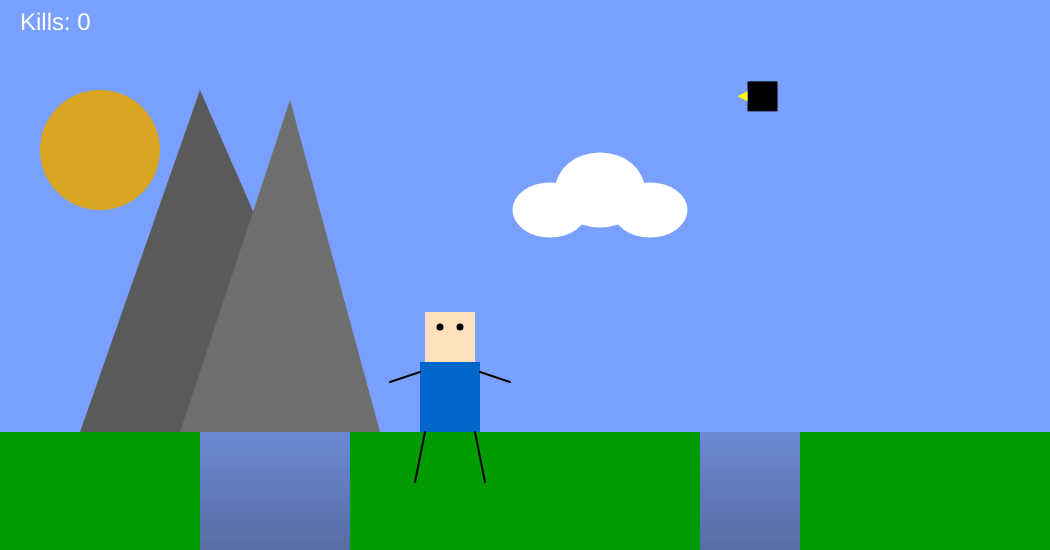
Frame 1 (no input)
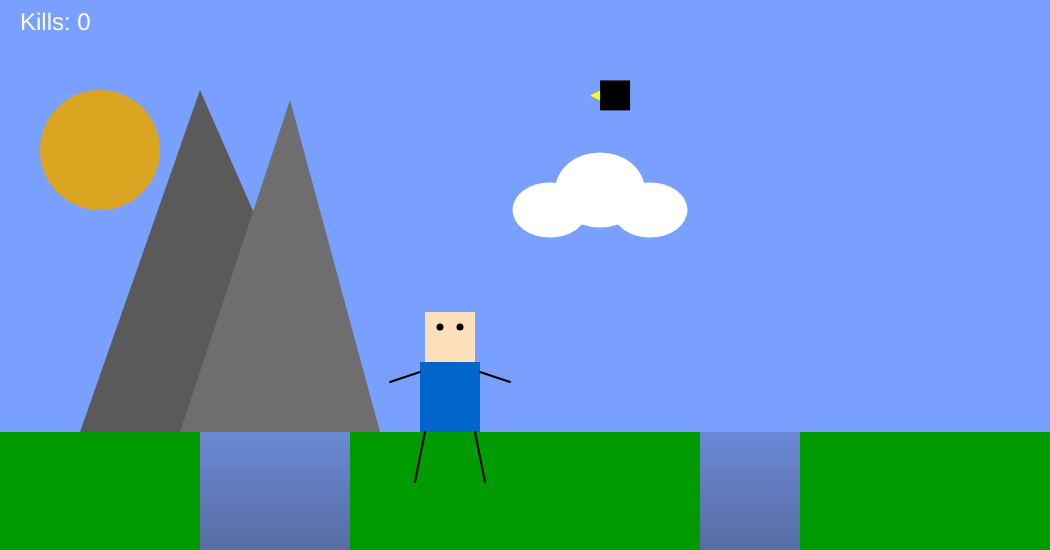
Frame 60 (no input)
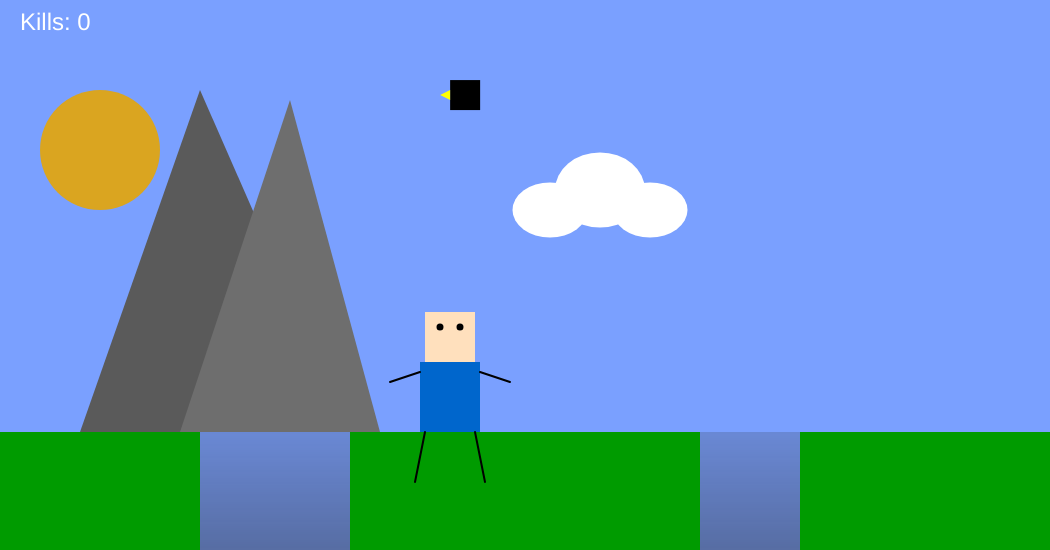
Frame 120 (the mouse pressed at the canvas centre since frame 60)

The p5.js sketch that drew these frames (run headless with seeded random() and noise() and a simulated clock; from frame 60 on, the mouse is pressed at the canvas centre):

// p5.js sketch
// ── sketch.js
let xPos = 420;
let yPos = 432 - 70;
let isMovingRight = false;
let isMovingLeft = false;
let isJumping = false;
let isFalling = false;
let jumpSpeed = 0;
let gravity = 0.8;
let moveSpeed = 7;
let jumpPower = 20;
let facingRight = true;
let bird;
let canyons = [];
let character;
let enemies = [];
let enemySpawnRate = 100;
let isDead = false;
let killedEnemies = 0;
let kickDuration = 15;

class Character {
    constructor(x, y) {
        this.x = x;
        this.y = y;
        this.width = 60;
        this.height = 70;
        this.startX = x;
        this.startY = y;
        this.fallSpeed = 0;
        this.walkCycle = 0;
        this.kickLength = 70;
        this.kickSide = null;
        this.kickTimer = 0;
    }

    update() {
        if (isFalling) {
            this.fallSpeed += 0.5;
            this.y += this.fallSpeed;
            if (this.y > height + 100) this.resetPosition();
        }
        
        if (this.kickSide) {
            this.kickTimer--;
            if (this.kickTimer <= 0) this.kickSide = null;
        }
    }

    move() {
        if (isFalling || isDead) return;
        
        if (isMovingRight) {
            this.x += moveSpeed;
            facingRight = true;
            this.walkCycle += 0.2;
        }
        if (isMovingLeft) {
            this.x -= moveSpeed;
            facingRight = false;
            this.walkCycle += 0.2;
        }
        this.x = constrain(this.x, 0, width - this.width);
        if (this.walkCycle >= TWO_PI) this.walkCycle = 0;
    }

    jump() {
        if (isFalling || isDead) return;
        if (isJumping) {
            this.y -= jumpSpeed;
            jumpSpeed -= gravity;
            if (this.y + this.height >= 432) this.land();
        }
    }

    land() {
        this.y = 432 - this.height;
        isJumping = false;
        jumpSpeed = 0;
    }

    resetPosition() {
        this.x = this.startX;
        this.y = this.startY;
        isFalling = false;
        this.fallSpeed = 0;
        isJumping = false;
        jumpSpeed = 0;
    }

    kick(side) {
        if (!this.kickSide && !isDead) {
            this.kickSide = side;
            this.kickTimer = kickDuration;
        }
    }

    display() {
        if (isDead) return;
        
        push();
        translate(this.x + this.width/2, this.y + this.height/2);
        if (!facingRight) scale(-1, 1);
        
        fill(isFalling ? color(0, 102, 204, 150) : color(0, 102, 204));
        rect(-this.width/2, -this.height/2, this.width, this.height);
        
        fill(isFalling ? color(255, 224, 189, 150) : color(255, 224, 189));
        rect(-this.width/2 + 5, -this.height/2 - 50, this.width - 10, 50);
        
        this.displayLegs();
        this.displayArms();
        
        fill(0, isFalling ? 150 : 255);
        const eyeY = -this.height/2 - 35;
        if (facingRight) {
            ellipse(-this.width/2 + 20, eyeY, 5, 5);
            ellipse(-this.width/2 + 40, eyeY, 5, 5);
        } else {
            ellipse(this.width/2 - 20, eyeY, 5, 5);
            ellipse(this.width/2 - 40, eyeY, 5, 5);
        }
        pop();
    }

    displayLegs() {
        stroke(0);
        strokeWeight(2);
        const swing = sin(this.walkCycle) * 15;
        
        if (this.kickSide) {
            if (this.kickSide === 'right') {
                line(25, 35, 25 + this.kickLength, 35 + 30);
                line(-25, 35, -35 - swing, 35 + 50);
            } else {
                line(-25, 35, -25 - this.kickLength, 35 + 30);
                line(25, 35, 35 + swing, 35 + 50);
            }
        } else if (isJumping) {
            line(-25, 35, -35, 35 + 25);
            line(25, 35, 35, 35 + 25);
        } else {
            line(-25, 35, -35 - swing, 35 + 50);
            line(25, 35, 35 + swing, 35 + 50);
        }
    }

    displayArms() {
        stroke(0);
        strokeWeight(2);
        const swing = cos(this.walkCycle) * 10;
        line(-30, -25, -50 - swing, -15);
        line(30, -25, 50 + swing, -15);
    }

    checkKickCollision(enemy) {
        if (!this.kickSide) return false;
        
        // Исправленный тернарный оператор
        const kickX = this.kickSide === 'left' 
            ? this.x - this.kickLength 
            : this.x + this.width;
        
        const kickRect = {
            x: kickX,
            y: this.y + this.height/2,
            width: this.kickLength,
            height: 30
        };
        
        return this.rectRectCollision(kickRect, {
            x: enemy.x - enemy.size/2,
            y: enemy.y - enemy.size/2,
            width: enemy.size,
            height: enemy.size
        });
    }

    rectRectCollision(rect1, rect2) {
        return rect1.x < rect2.x + rect2.width &&
               rect1.x + rect1.width > rect2.x &&
               rect1.y < rect2.y + rect2.height &&
               rect1.y + rect1.height > rect2.y;
    }
}

class Canyon {
    constructor(x, width) {
        this.x = x;
        this.width = width;
        this.depth = 300;
    }

    display() {
        for (let i = 0; i < this.depth; i++) {
            fill(40, 40, 40, map(i, 0, this.depth, 50, 200));
            rect(this.x, 432 + i, this.width, 1);
        }
    }

    checkCollision(character) {
        const isOverEdge = character.x + character.width > this.x &&
                         character.x < this.x + this.width &&
                         character.y + character.height <= 432;
        if (isOverEdge && !isJumping && !isFalling) {
            isFalling = true;
            isMovingLeft = false;
            isMovingRight = false;
        }
    }
}

class Bird {
    constructor(x, y) {
        this.x = x;
        this.y = y;
        this.speed = random(1, 3);
        this.direction = random([-1, 1]);
        this.isFalling = false;
    }

    move() {
        if (!this.isFalling) {
            this.x += this.speed * this.direction;
            if (this.x < 0 || this.x > width) this.direction *= -1;
            this.y += random(-0.5, 0.5);
            this.y = constrain(this.y, 50, height - 100);
        } else {
            this.y += 5;
        }
    }

    display() {
        fill(0);
        rect(this.x, this.y, 30, 30);
        fill(255, 255, 0);
        if (this.direction > 0) {
            triangle(this.x + 30, this.y + 10, this.x + 30, this.y + 20, this.x + 40, this.y + 15);
        } else {
            triangle(this.x, this.y + 10, this.x, this.y + 20, this.x - 10, this.y + 15);
        }
    }
}

class Enemy {
    constructor(x, y, direction) {
        this.x = x;
        this.y = y;
        this.size = 40;
        this.speed = 3;
        this.direction = direction;
        this.angle = 0;
        this.alive = true;
    }

    update() {
        if (!this.alive) return;
        this.x += this.speed * this.direction;
        this.angle += this.direction * 0.1;
    }

    display() {
        if (!this.alive) return;
        push();
        translate(this.x, this.y);
        rotate(this.angle);
        
        fill(0);
        ellipse(0, 0, this.size);
        
        fill(255);
        const eyeOffset = this.size * 0.2;
        ellipse(-this.size/4, -eyeOffset, 8, 8);
        ellipse(this.size/4, -eyeOffset, 8, 8);
        
        fill(255, 0, 0);
        ellipse(-this.size/4 + cos(this.angle)*2, -eyeOffset + sin(this.angle)*2, 4, 4);
        ellipse(this.size/4 + cos(this.angle)*2, -eyeOffset + sin(this.angle)*2, 4, 4);
        
        pop();
    }

    checkCollision(character) {
        if (!this.alive) return false;
        const dx = character.x + character.width/2 - this.x;
        const dy = character.y + character.height/2 - this.y;
        return sqrt(dx*dx + dy*dy) < (this.size/2 + character.width/2);
    }
}

function setup() {
    createCanvas(1050, 550);
    character = new Character(xPos, yPos);
    bird = new Bird(random(width), random(50, 200));
    canyons.push(new Canyon(200, 150));
    canyons.push(new Canyon(700, 100));
}

function draw() {
    background(122, 160, 260);
    fill(255);
    textSize(24);
    text("Kills: " + killedEnemies, 20, 30);

    drawEnvironment();
    canyons.forEach(canyon => canyon.display());
    drawGround();
    canyons.forEach(canyon => canyon.checkCollision(character));
    
    character.update();
    character.move();
    character.jump();
    character.display();
    
    bird.move();
    bird.display();

    if (!isDead && frameCount % enemySpawnRate === 0) {
        enemies.push(new Enemy(random() > 0.5 ? -50 : width + 50, 432 - 20, random([-1, 1])));
        enemySpawnRate = max(30, enemySpawnRate - 1);
    }

    for (let i = enemies.length - 1; i >= 0; i--) {
        if (!enemies[i].alive) {
            enemies.splice(i, 1);
            continue;
        }
        
        enemies[i].update();
        enemies[i].display();
        
        if (character.checkKickCollision(enemies[i])) {
            enemies[i].alive = false;
            killedEnemies++;
        } 
        else if (enemies[i].checkCollision(character)) {
            isDead = true;
        }
        
        if (enemies[i].x < -100 || enemies[i].x > width + 100) {
            enemies.splice(i, 1);
        }
    }

    if (isDead) {
        fill(255, 0, 0, 150);
        rect(0, 0, width, height);
        fill(255);
        textSize(32);
        textAlign(CENTER, CENTER);
        text("GAME OVER", width/2, height/2);
        textSize(20);
        text("Press R to restart", width/2, height/2 + 40);
    }
}

function drawGround() {
    noStroke();
    fill(0, 155, 0);
    let currentX = 0;
    canyons.forEach(canyon => {
        if (currentX < canyon.x) rect(currentX, 432, canyon.x - currentX, 118);
        currentX = canyon.x + canyon.width;
    });
    if (currentX < width) rect(currentX, 432, width - currentX, 118);
}

function drawEnvironment() {
    noStroke();
    fill(255);
    ellipse(600, 190, 90, 75);
    ellipse(650, 210, 75, 55);
    ellipse(550, 210, 75, 55);
    
    fill(90);
    triangle(80, 432, 200, 90, 350, 432);
    fill(110);
    triangle(180, 432, 290, 100, 380, 432);
    
    fill(218, 165, 32);
    ellipse(100, 150, 120, 120);
}

function keyPressed() {
    if (isDead && keyCode === 82) {
        isDead = false;
        character.resetPosition();
        enemies = [];
        enemySpawnRate = 100;
        killedEnemies = 0;
        return;
    }
    if (isDead) return;
    
    if (keyCode === 68) isMovingRight = true;
    if (keyCode === 65) isMovingLeft = true;
    if (keyCode === 32 && !isJumping) {
        isJumping = true;
        jumpSpeed = jumpPower;
    }
    if (keyCode === 70) bird.isFalling = true;
    if (keyCode === 75) character.kick('left');
    if (keyCode === 76) character.kick('right');
}

function keyReleased() {
    if (isDead) return;
    if (keyCode === 68) isMovingRight = false;
    if (keyCode === 65) isMovingLeft = false;
}
